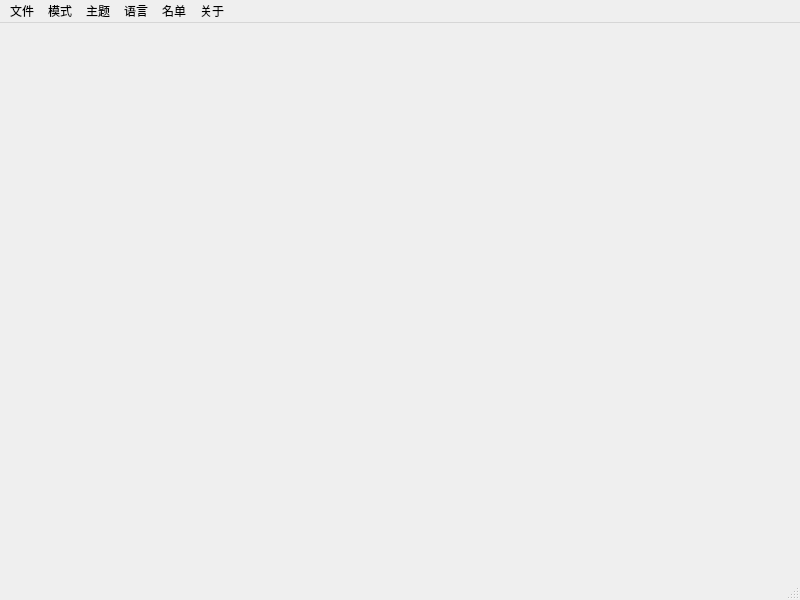
<?xml version="1.0" encoding="UTF-8"?>
<ui version="4.0">
 <class>MainWindow</class>
 <widget class="QMainWindow" name="MainWindow">
  <property name="geometry">
   <rect>
    <x>0</x>
    <y>0</y>
    <width>800</width>
    <height>600</height>
   </rect>
  </property>
  <property name="windowTitle">
   <string>randname ---HQZ-OhNone</string>
  </property>
  <widget class="QWidget" name="centralwidget">
   <property name="sizePolicy">
    <sizepolicy hsizetype="Preferred" vsizetype="Preferred">
     <horstretch>0</horstretch>
     <verstretch>0</verstretch>
    </sizepolicy>
   </property>
   <layout class="QGridLayout" name="gridLayout">
    <item row="0" column="0">
     <widget class="QStackedWidget" name="stackedWidget">
      <property name="currentIndex">
       <number>-1</number>
      </property>
     </widget>
    </item>
   </layout>
  </widget>
  <widget class="QMenuBar" name="menubar">
   <property name="geometry">
    <rect>
     <x>0</x>
     <y>0</y>
     <width>800</width>
     <height>31</height>
    </rect>
   </property>
   <widget class="QMenu" name="menu_file">
    <property name="title">
     <string>文件</string>
    </property>
    <addaction name="action_inputconfig"/>
    <addaction name="action_outputconfig"/>
    <addaction name="separator"/>
    <addaction name="action_reinputconfig"/>
    <addaction name="separator"/>
    <addaction name="action_exit"/>
   </widget>
   <widget class="QMenu" name="menu_mode">
    <property name="title">
     <string>模式</string>
    </property>
    <addaction name="action_Single"/>
    <addaction name="action_Multi"/>
    <addaction name="action_Lift"/>
    <addaction name="separator"/>
    <addaction name="action_ScrollSingle"/>
    <addaction name="action_ScrollMulti"/>
    <addaction name="action_ScrollLift"/>
   </widget>
   <widget class="QMenu" name="menu_about">
    <property name="title">
     <string>关于</string>
    </property>
    <addaction name="action_help"/>
    <addaction name="action_program_log"/>
    <addaction name="menu_log_level"/>
    <addaction name="separator"/>
    <addaction name="action_license"/>
    <addaction name="action_repository"/>
    <addaction name="menu_feedback"/>
   </widget>
   <widget class="QMenu" name="menu_feedback">
    <property name="title">
     <string>反馈</string>
    </property>
    <addaction name="action_feedback_github"/>
    <addaction name="action_feedback_email"/>
   </widget>
   <widget class="QMenu" name="menu_log_level">
    <property name="title">
     <string>日志等级</string>
    </property>
   </widget>
   <widget class="QMenu" name="menu_theme">
    <property name="title">
     <string>主题</string>
    </property>
   </widget>
  <widget class="QMenu" name="menu_language">
   <property name="title">
    <string>语言</string>
   </property>
  </widget>
  <widget class="QMenu" name="menu_roster">
   <property name="title">
    <string>名单</string>
   </property>
  </widget>
   <addaction name="menu_file"/>
   <addaction name="menu_mode"/>
   <addaction name="menu_theme"/>
  <addaction name="menu_language"/>
  <addaction name="menu_roster"/>
   <addaction name="menu_about"/>
  </widget>
  <widget class="QStatusBar" name="statusbar"/>
  <action name="action_Multi">
   <property name="text">
   <string>多抽</string>
   </property>
  </action>
  <action name="action_Single">
   <property name="text">
   <string>单抽</string>
   </property>
  </action>
  <action name="action_Lift">
   <property name="text">
    <string>减量抽</string>
   </property>
  </action>
  <action name="action_exit">
   <property name="text">
    <string>退出</string>
   </property>
  </action>
  <action name="action_license">
   <property name="text">
    <string>许可证</string>
   </property>
  </action>
    <action name="action_help">
     <property name="text">
        <string>帮助</string>
     </property>
    </action>
    <action name="action_program_log">
     <property name="text">
        <string>程序日志</string>
     </property>
    </action>
  <action name="action_repository">
   <property name="text">
    <string>开源仓库</string>
   </property>
  </action>
  <action name="action_feedback_github">
   <property name="text">
    <string>GitHub Issues</string>
   </property>
  </action>
  <action name="action_feedback_email">
   <property name="text">
    <string>Email</string>
   </property>
  </action>
  <action name="action_ScrollSingle">
   <property name="text">
    <string>滚动单抽</string>
   </property>
  </action>
  <action name="action_ScrollMulti">
   <property name="text">
    <string>滚动多抽</string>
   </property>
  </action>
  <action name="action_ScrollLift">
   <property name="text">
    <string>滚动减量抽</string>
   </property>
  </action>
  <action name="action_inputconfig">
   <property name="text">
    <string>导入...</string>
   </property>
  </action>
  <action name="action_outputconfig">
   <property name="text">
    <string>导出...</string>
   </property>
  </action>
  <action name="action_reinputconfig">
   <property name="text">
    <string>重新加载配置</string>
   </property>
  </action>
 </widget>
 <resources/>
 <connections/>
</ui>
